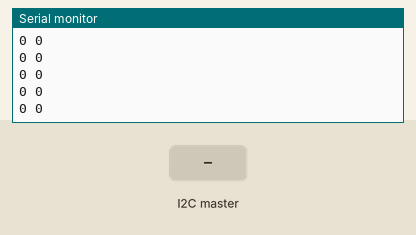
The sketch below on a simulated Arduino Mega 2560, built with avr-gcc and run on an emulated ATmega2560. Shown: the last lines printed to the serial monitor. The inputs (shaded band) are chosen by the test bench.

Above: at 1.2 s.
1.3 s: the I2C master sends the byte 1
At 2.1 s:
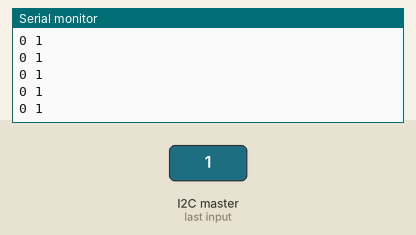
2.8 s: the I2C master sends the byte 2
At 3.8 s:
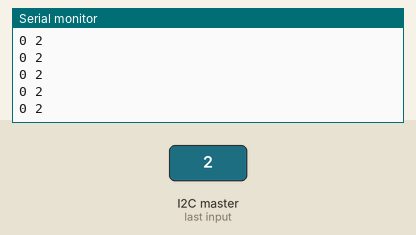
Timing chart, 0 to 5.8 s (numbered marks = the images above; inputs shaded):
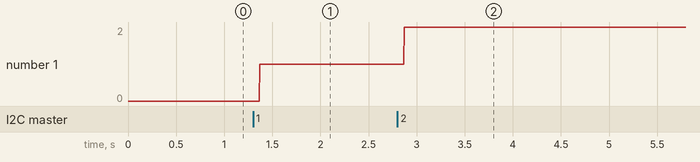

Measured:
- after the input at 1.3 s, the serial monitor: prints a new line after 0.07 s (image 1)
- after the input at 2.8 s, the serial monitor: prints a new line after 0.07 s (image 2)
- plotted number 1: 0 → 1 after the input at 1.3 s, 1 → 2 after the input at 2.8 s

The sketch:

Arduino_Serial_Sencer.ino
```cpp
#include <Wire.h>
float Degree = 0;
float Rev = 0;
int RPM = 0;
int steps = 0;
int speed = 0;;
int targetSpeed =200;
int dir = 0;


void setup() {
  // put your setup code here, to run once:
  Serial.begin(9600);
  Serial1.begin(38400);
  Wire.begin(1);
  Wire.onRequest(requestEvent);
  Wire.onReceive(receiveEvent);
}

void loop() {
  // put your main code here, to run repeatedly:
  /**
  if(Serial1.available()){
    String inString = Serial1.readStringUntil('\n');
    int index1 = inString.indexOf(',');
    int index2 = inString.indexOf(',',index1+1);
    int index3 = inString.indexOf(',',index2+1);
    int index4 = inString.length();

    float Degree = (inString.substring(index1+1,index2).toFloat());
    while(Degree > 360){
      Degree = Degree - 360;
    }
    float Rev = inString.substring(index2+1,index3).toFloat();
    int RPM = inString.substring(index3+1, index4).toFloat();

    Serial.print("Degree:");
    Serial.print(Degree,1);
    Serial.print(",");
    Serial.print("Rev:");
    Serial.print(Rev,3);
    Serial.print(",");
    Serial.print("RPM:");
    Serial.print(RPM);
    Serial.print('\n');
    delay(50);
  }
  **/
  Serial.print(speed);
  Serial.print(" ");
  Serial.println(steps);
}

void receiveEvent(int howMany){
  while(Wire.available()>1){
    speed = Wire.read();
  }
  steps = Wire.read();
}

void requestEvent() {
  Wire.write(targetSpeed);
  Wire.write(dir);
}
```
